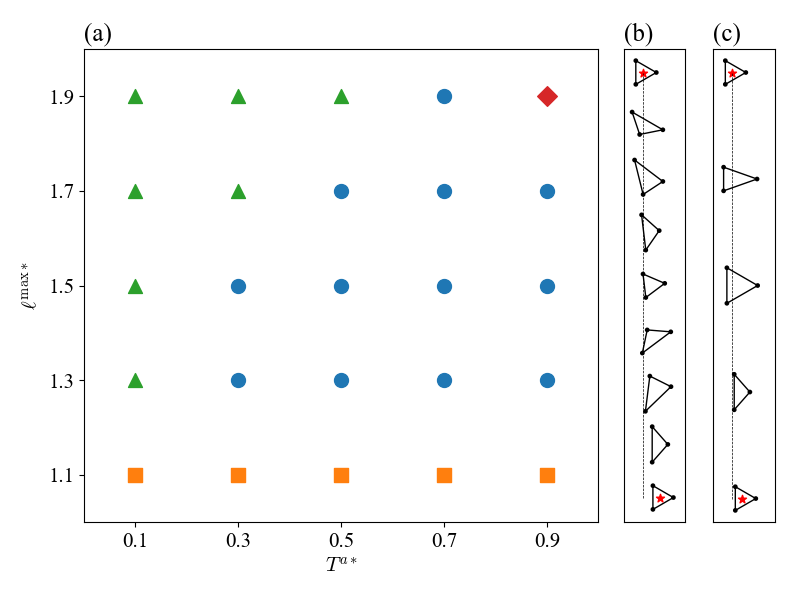

Here is the Python script that generated this plot:
#!/usr/bin/env python3

import numpy as np
import pandas as pd
import matplotlib.pyplot as plt
plt.rcParams['font.family'] = 'Times New Roman'
plt.rcParams['mathtext.fontset'] = 'cm'
plt.rcParams['font.size'] = 15

from rl_phase_diagram.draw_rl_phase import drawRLPhase
from snapshot.snapshot import drawSwimmer

def main():
    fig = plt.figure(figsize=(8, 6), tight_layout=True)
    gs = fig.add_gridspec(1, 8)
    axes = dict()
    axes['pd'] = fig.add_subplot(gs[0, 0:6])
    axes['a'] = fig.add_subplot(gs[0, 6:7])
    axes['b'] = fig.add_subplot(gs[0, 7:8])

    """ Phase Diagram """
    drawRLPhase(fig, axes['pd'])
    axes['pd'].set_title('(a)', loc='left')

    plot_time = dict()
    """ A swimmer """
    df_a = pd.read_csv('./data/strategy_record/a_interval0.5_maxlength1.5.csv')
    plot_time['a'] = [0.0, 0.5, 1.0, 1.5, 2.0, 2.5, 3.0, 3.5, 4.0]
    for i in range(len(plot_time['a'])):
        plot_time['a'][i] += i * (len(plot_time['a']) - 1) * 5

    drawSwimmer(axes['a'], df_a, plot_time['a'], ymax=18, ymin=0)
    axes['a'].set_title('(b)', loc='left')

    """ B swimmer """
    df_b = pd.read_csv('./data/strategy_record/b_interval0.5_maxlength1.5.csv')
    plot_time['b'] = [0.0, 0.5, 1.0, 1.5, 2.0]
    for i in range(len(plot_time['b'])):
        plot_time['b'][i] += i * (len(plot_time['b']) - 1) * 20

    drawSwimmer(axes['b'], df_b, plot_time['b'], ymax=18, ymin=0)
    axes['b'].set_title('(c)', loc='left')


    fig.savefig('figure_1.png')
    plt.show()




if __name__ == '__main__':
    main()
